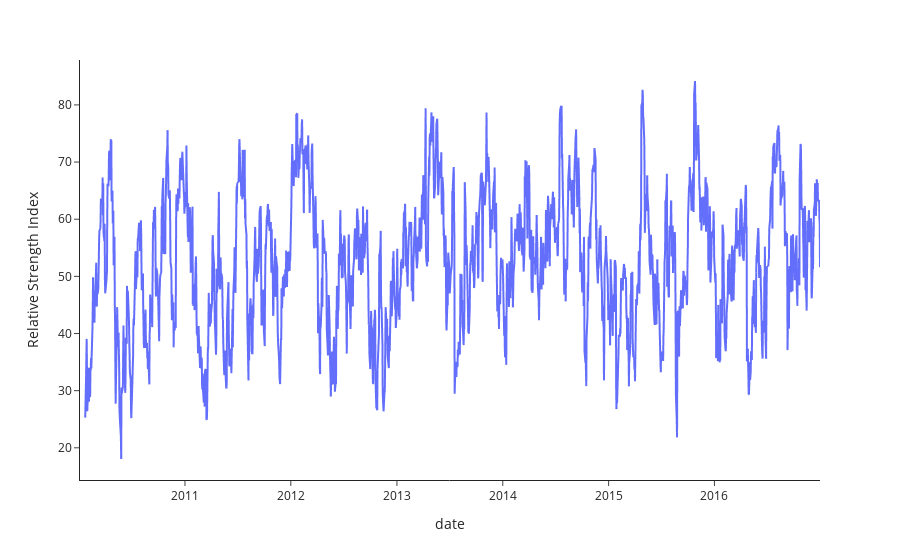

Notebook code cell kept with this figure:
### Code cell
indicator = ta.momentum.RSIIndicator(close=stock_price["close"], window=14)
RSI = indicator.rsi()

fig = px.line(stock_price, x=stock_price["date"], y=RSI, labels=dict(y="Relative Strength Index"))
fig.update_layout(template="simple_white")
fig

### Figure 1 — Plotly figure (JSON) as saved in the notebook; plotly's stock layout.template omitted (floating-point values rounded to 4 significant figures; data arrays with more than 128 entries replaced by an {"elided": "..."} marker saying what was removed)
{"data": [{"hovertemplate": "date=%{x}<br>Relative Strength Index=%{y}<extra></extra>", "legendgroup": "", "line": {"color": "#636efa", "dash": "solid"}, "mode": "lines", "name": "", "showlegend": false, "type": "scattergl", "x": {"elided": "1762 str values"}, "xaxis": "x", "y": {"elided": "1762 float values"}, "yaxis": "y"}], "layout": {"legend": {"tracegroupgap": 0}, "margin": {"t": 60}, "xaxis": {"anchor": "y", "domain": [0, 1], "title": {"text": "date"}}, "yaxis": {"anchor": "x", "domain": [0, 1], "title": {"text": "Relative Strength Index"}}}}
